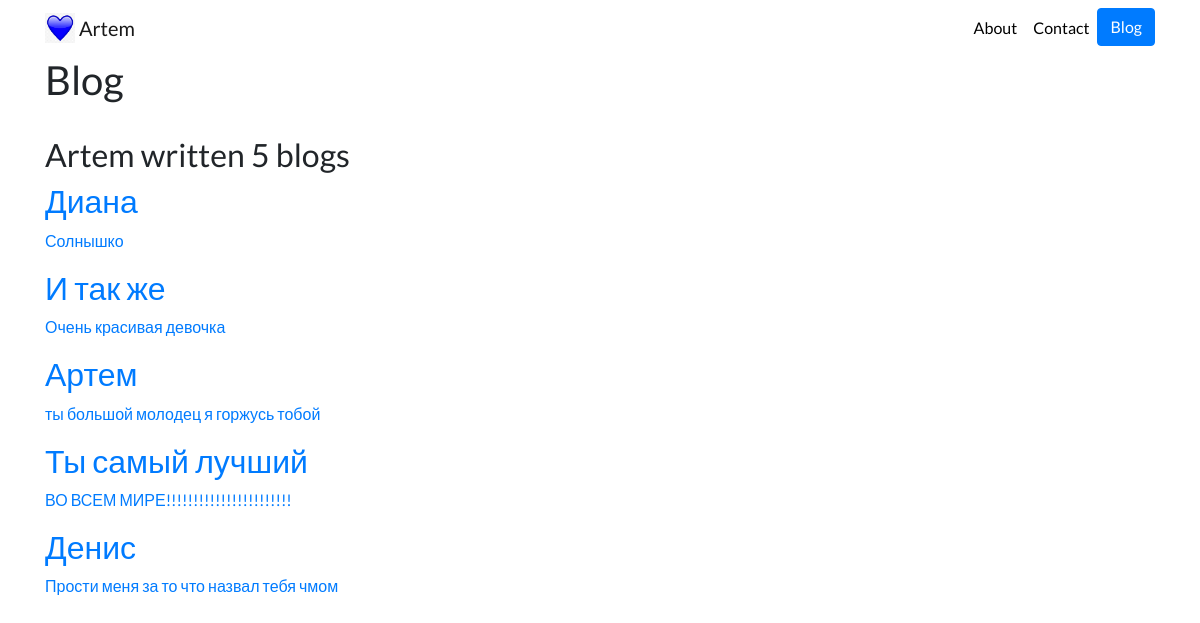
Screenshot of /blog/ with the database file from the repository.
### blog/models.py (models this page shows, shortened)
class Blog(models.Model):
	title =  models.CharField(max_length=200)
	discription =  models.TextField()

### blog/views.py (the view)
# urls.py: path('', views.all_blogs, name='all_blogs'),
def all_blogs(request):
	blogs = Blog.objects.order_by()
	return render(request, 'blog/all_blogs.html', {'blogs':blogs})

### blog/templates/blog/all_blogs.html
{% extends 'portfolio/base.html' %}
{% block content %}
<h1>Blog</h1>
<br>
<h2>Artem written {{ blogs.count }} blog{{ blogs.count|pluralize }}</h2>
{%  for blog in blogs %}
<a href="{% url 'blog:detail' blog.id %}"><h2>{{ blog.title }}</h2>
<p>{{ blog.discription|truncatechars:50 }}<p/>
{% endfor %}
{% endblock %}

### portfolio/static/xui/custom.css (style rules this page uses)
body { font-family: 'Lato', sans-serif; }

### rows the page displays
Blog: title "Диана", discription "Солнышко"
Blog: discription "Очень красивая девочка"
Blog: discription "ты большой молодец я горжусь тобой"
Blog: discription "ВО ВСЕМ МИРЕ!!!!!!!!!!!!!!!!!!!!!!!"
Blog: discription "Прости меня за то что назвал тебя чмом"

### other values shown
{{ blogs.count }} "5"
